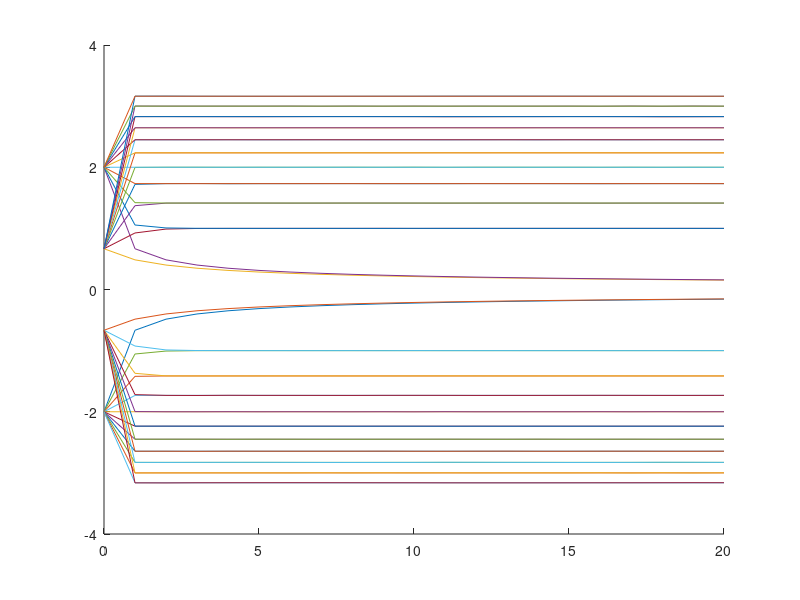

Write MATLAB code to recreate this figure.
a = 10;
b = 0;
tspan = 0:20;

for i = 0: a
    [t,x] = ode45(@(t,x) -1*power(x,3) + i*x - b, tspan, linspace(-2,2,4));
    hold on;
    plot(t,x);
    hold off;
end

